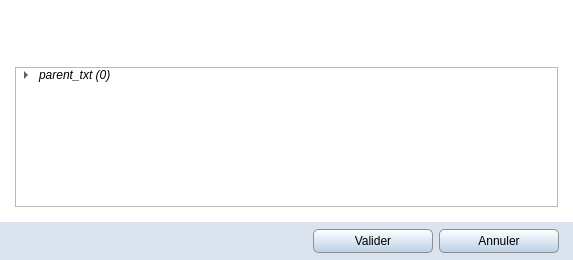
<?xml version="1.0" encoding="UTF-8"?>
<ui version="4.0">
 <class>MessageLocation</class>
 <widget class="QWidget" name="MessageLocation">
  <property name="windowModality">
   <enum>Qt::NonModal</enum>
  </property>
  <property name="geometry">
   <rect>
    <x>0</x>
    <y>0</y>
    <width>573</width>
    <height>260</height>
   </rect>
  </property>
  <property name="minimumSize">
   <size>
    <width>400</width>
    <height>260</height>
   </size>
  </property>
  <property name="maximumSize">
   <size>
    <width>16777215</width>
    <height>260</height>
   </size>
  </property>
  <property name="windowTitle">
   <string notr="true">Allplan - SmartCatalog</string>
  </property>
  <property name="windowIcon">
   <iconset resource="../icones/icons.qrc">
    <normaloff>:/Images/hierarchy_add_where.svg</normaloff>:/Images/hierarchy_add_where.svg</iconset>
  </property>
  <property name="styleSheet">
   <string notr="true">QWidget#MessageLocation{background-color: #FFFFFF; }</string>
  </property>
  <layout class="QGridLayout" name="gridLayout">
   <property name="leftMargin">
    <number>0</number>
   </property>
   <property name="rightMargin">
    <number>0</number>
   </property>
   <property name="bottomMargin">
    <number>0</number>
   </property>
   <property name="verticalSpacing">
    <number>15</number>
   </property>
   <item row="0" column="0">
    <spacer name="horizontalSpacer_3">
     <property name="orientation">
      <enum>Qt::Horizontal</enum>
     </property>
     <property name="sizeType">
      <enum>QSizePolicy::Fixed</enum>
     </property>
     <property name="sizeHint" stdset="0">
      <size>
       <width>9</width>
       <height>20</height>
      </size>
     </property>
    </spacer>
   </item>
   <item row="0" column="1">
    <layout class="QVBoxLayout" name="verticalLayout">
     <property name="spacing">
      <number>9</number>
     </property>
     <item>
      <widget class="QLabel" name="message">
       <property name="minimumSize">
        <size>
         <width>0</width>
         <height>40</height>
        </size>
       </property>
       <property name="font">
        <font>
         <family>Segoe UI</family>
         <pointsize>9</pointsize>
        </font>
       </property>
       <property name="text">
        <string/>
       </property>
       <property name="textInteractionFlags">
        <set>Qt::LinksAccessibleByMouse|Qt::TextSelectableByMouse</set>
       </property>
      </widget>
     </item>
     <item>
      <widget class="QTreeWidget" name="tree">
       <property name="minimumSize">
        <size>
         <width>0</width>
         <height>140</height>
        </size>
       </property>
       <property name="maximumSize">
        <size>
         <width>16777215</width>
         <height>140</height>
        </size>
       </property>
       <property name="styleSheet">
        <string notr="true">QTextBrowser{border: 1px solid #8f8f91; padding-left: 5px; }</string>
       </property>
       <property name="editTriggers">
        <set>QAbstractItemView::NoEditTriggers</set>
       </property>
       <property name="iconSize">
        <size>
         <width>20</width>
         <height>20</height>
        </size>
       </property>
       <attribute name="headerVisible">
        <bool>false</bool>
       </attribute>
       <column>
        <property name="text">
         <string notr="true">1</string>
        </property>
       </column>
       <item>
        <property name="text">
         <string notr="true">parent_txt (0)</string>
        </property>
        <property name="font">
         <font>
          <italic>true</italic>
         </font>
        </property>
        <property name="icon">
         <iconset resource="../icones/icons.qrc">
          <normaloff>:/Images/folder.png</normaloff>:/Images/folder.png</iconset>
        </property>
        <property name="flags">
         <set>ItemIsDragEnabled|ItemIsDropEnabled|ItemIsUserCheckable|ItemIsEnabled</set>
        </property>
        <item>
         <property name="text">
          <string notr="true">Enfant_txt(0,0)</string>
         </property>
         <property name="font">
          <font>
           <italic>true</italic>
          </font>
         </property>
         <property name="icon">
          <iconset resource="../icones/icons.qrc">
           <normaloff>:/Images/folder.png</normaloff>:/Images/folder.png</iconset>
         </property>
         <property name="flags">
          <set>ItemIsDragEnabled|ItemIsDropEnabled|ItemIsUserCheckable|ItemIsEnabled</set>
         </property>
         <item>
          <property name="text">
           <string notr="true">Ajouter ici (Enfant) (0,0,0)</string>
          </property>
          <property name="font">
           <font>
            <weight>75</weight>
            <bold>true</bold>
           </font>
          </property>
          <property name="icon">
           <iconset resource="../icones/icons.qrc">
            <normaloff>:/Images/add.svg</normaloff>:/Images/add.svg</iconset>
          </property>
         </item>
        </item>
        <item>
         <property name="text">
          <string notr="true">Ajouter ici (Frère) (0,1)</string>
         </property>
         <property name="font">
          <font>
           <weight>75</weight>
           <bold>true</bold>
          </font>
         </property>
         <property name="icon">
          <iconset resource="../icones/icons.qrc">
           <normaloff>:/Images/add.svg</normaloff>:/Images/add.svg</iconset>
         </property>
        </item>
       </item>
      </widget>
     </item>
    </layout>
   </item>
   <item row="0" column="2">
    <spacer name="horizontalSpacer_4">
     <property name="orientation">
      <enum>Qt::Horizontal</enum>
     </property>
     <property name="sizeType">
      <enum>QSizePolicy::Fixed</enum>
     </property>
     <property name="sizeHint" stdset="0">
      <size>
       <width>9</width>
       <height>20</height>
      </size>
     </property>
    </spacer>
   </item>
   <item row="1" column="0" colspan="3">
    <widget class="QWidget" name="fond" native="true">
     <property name="minimumSize">
      <size>
       <width>0</width>
       <height>38</height>
      </size>
     </property>
     <property name="maximumSize">
      <size>
       <width>16777215</width>
       <height>38</height>
      </size>
     </property>
     <property name="styleSheet">
      <string notr="true">QWidget#fond{background: #DBE4EE}</string>
     </property>
     <layout class="QHBoxLayout" name="horizontalLayout_3">
      <property name="leftMargin">
       <number>6</number>
      </property>
      <property name="topMargin">
       <number>0</number>
      </property>
      <property name="rightMargin">
       <number>6</number>
      </property>
      <property name="bottomMargin">
       <number>0</number>
      </property>
      <item>
       <spacer name="horizontalSpacer">
        <property name="orientation">
         <enum>Qt::Horizontal</enum>
        </property>
        <property name="sizeHint" stdset="0">
         <size>
          <width>60</width>
          <height>20</height>
         </size>
        </property>
       </spacer>
      </item>
      <item>
       <widget class="QPushButton" name="ok">
        <property name="minimumSize">
         <size>
          <width>120</width>
          <height>24</height>
         </size>
        </property>
        <property name="maximumSize">
         <size>
          <width>120</width>
          <height>24</height>
         </size>
        </property>
        <property name="font">
         <font>
          <family>Segoe UI</family>
          <pointsize>9</pointsize>
         </font>
        </property>
        <property name="toolTip">
         <string>Valider</string>
        </property>
        <property name="styleSheet">
         <string notr="true">QPushButton{border: 1px solid #8f8f91; border-radius: 5px ; padding-right: 10px; padding-left: 10px; background-color: qlineargradient(spread:pad, x1:0, y1:0, x2:0, y2:1, stop:0 #FFFFFF, stop:1 #BAD0E7); }
QPushButton:hover{background-color: qlineargradient(spread:pad, x1:0, y1:0, x2:0, y2:1, stop:0 #F8F8F8, stop:1 #8FADCC); }
QPushButton:pressed{background-color: qlineargradient(spread:pad, x1:0, y1:0, x2:0, y2:1, stop:0 #8FADCC, stop:1 #F8F8F8); }</string>
        </property>
        <property name="text">
         <string>Valider</string>
        </property>
        <property name="iconSize">
         <size>
          <width>18</width>
          <height>18</height>
         </size>
        </property>
       </widget>
      </item>
      <item>
       <widget class="QPushButton" name="quit">
        <property name="minimumSize">
         <size>
          <width>120</width>
          <height>24</height>
         </size>
        </property>
        <property name="maximumSize">
         <size>
          <width>120</width>
          <height>24</height>
         </size>
        </property>
        <property name="font">
         <font>
          <family>Segoe UI</family>
          <pointsize>9</pointsize>
         </font>
        </property>
        <property name="styleSheet">
         <string notr="true">QPushButton{border: 1px solid #8f8f91; border-radius: 5px ; padding-right: 10px; padding-left: 10px; background-color: qlineargradient(spread:pad, x1:0, y1:0, x2:0, y2:1, stop:0 #FFFFFF, stop:1 #BAD0E7); }
QPushButton:hover{background-color: qlineargradient(spread:pad, x1:0, y1:0, x2:0, y2:1, stop:0 #F8F8F8, stop:1 #8FADCC); }
QPushButton:pressed{background-color: qlineargradient(spread:pad, x1:0, y1:0, x2:0, y2:1, stop:0 #8FADCC, stop:1 #F8F8F8); }</string>
        </property>
        <property name="text">
         <string>Annuler</string>
        </property>
        <property name="iconSize">
         <size>
          <width>18</width>
          <height>18</height>
         </size>
        </property>
       </widget>
      </item>
      <item>
       <spacer name="horizontalSpacer_2">
        <property name="orientation">
         <enum>Qt::Horizontal</enum>
        </property>
        <property name="sizeType">
         <enum>QSizePolicy::Fixed</enum>
        </property>
        <property name="sizeHint" stdset="0">
         <size>
          <width>8</width>
          <height>20</height>
         </size>
        </property>
       </spacer>
      </item>
     </layout>
    </widget>
   </item>
  </layout>
 </widget>
 <tabstops>
  <tabstop>quit</tabstop>
  <tabstop>ok</tabstop>
  <tabstop>tree</tabstop>
 </tabstops>
 <resources>
  <include location="../icones/icons.qrc"/>
 </resources>
 <connections/>
</ui>
